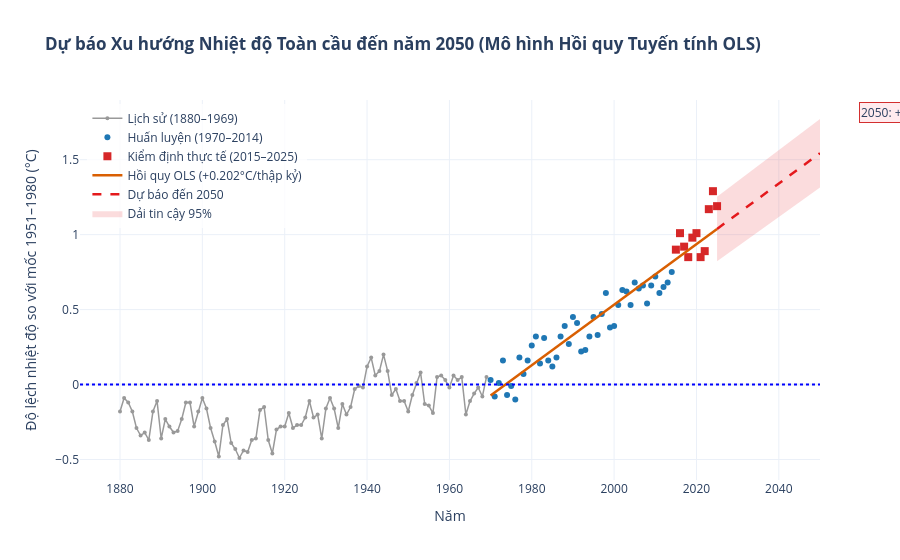

This figure's notebook cell:
### Markdown cell above
#### 6. Mô hình Hồi quy Tuyến tính (Linear Regression) & Dự báo Xu hướng đến năm 2050
Theo yêu cầu của Barem chấm điểm đồ án (Mục 3: Phân tích Insight & Dự báo) và tài liệu đặc tả dự án:
- Áp dụng thuật toán **Hồi quy Tuyến tính (OLS)**: $\text{temperature\_anomaly} = \alpha + \beta \times \text{year}$.
- Giai đoạn phân tích trọng tâm: **1970 – 2025** (thời kỳ hiện đại có gia tốc ấm lên mạnh mẽ).
- Phân chia Train / Test: **Train (1970–2014)** và **Test (2015–2025)** để kiểm định ngoài mẫu.
- Đánh giá mô hình bằng các chỉ số khoa học: $R^2$ (Hệ số xác định), **MAE** (Sai số tuyệt đối trung bình), **RMSE** (Căn bậc hai sai số toàn phương trung bình), và **Độ dốc (Slope)** (°C/thập kỷ).
- Dự báo ngoại suy xu hướng đến **năm 2050** kèm **Dải tin cậy 95% (Prediction Interval Band)**.
- Xuất biểu đồ tĩnh (`06_du_bao_hoi_quy_tuyen_tinh.png`) và biểu đồ Plotly tương tác (`06_du_bao_hoi_quy_tuyen_tinh.html`).

### Code cell
# 1. Chuẩn bị dữ liệu mô hình hồi quy tuyến tính
df_mod = df_nasa_final[df_nasa_final['year'] >= 1970].copy()
train = df_mod[df_mod['year'] <= 2014]
test = df_mod[df_mod['year'] >= 2015]

# 2. Huấn luyện mô hình trên tập Train (1970–2014)
lr_train = LinearRegression()
lr_train.fit(train[['year']], train['temperature_anomaly'])
test_pred = lr_train.predict(test[['year']])
test_mae = mean_absolute_error(test['temperature_anomaly'], test_pred)
test_rmse = np.sqrt(mean_squared_error(test['temperature_anomaly'], test_pred))

# 3. Huấn luyện mô hình trên toàn chuỗi hiện đại (1970–2025)
lr_full = LinearRegression()
lr_full.fit(df_mod[['year']], df_mod['temperature_anomaly'])
full_pred = lr_full.predict(df_mod[['year']])
full_r2 = r2_score(df_mod['temperature_anomaly'], full_pred)
full_mae = mean_absolute_error(df_mod['temperature_anomaly'], full_pred)
full_rmse = np.sqrt(mean_squared_error(df_mod['temperature_anomaly'], full_pred))
slope_decade = lr_full.coef_[0] * 10

# 4. Ngoại suy dự báo xu hướng đến năm 2050
future_years = np.arange(2025, 2051)
future_df = pd.DataFrame({'year': future_years})
future_pred = lr_full.predict(future_df)

# Tính dải tin cậy 95% (Prediction Interval)
residuals = df_mod['temperature_anomaly'] - full_pred
dof = len(df_mod) - 2
s_err = np.sqrt(np.sum(residuals**2) / dof)
x_mean = df_mod['year'].mean()
ss_x = np.sum((df_mod['year'] - x_mean)**2)
pi = 1.96 * s_err * np.sqrt(1 + 1 / len(df_mod) + (future_years - x_mean)**2 / ss_x)
upper_pi = future_pred + pi
lower_pi = future_pred - pi

# --- VẼ BIỂU ĐỒ TĨNH MATPLOTLIB ---
plt.figure(figsize=(12, 6))
pre = df_nasa_final[df_nasa_final['year'] < 1970]
plt.plot(pre['year'], pre['temperature_anomaly'], color='#999999', alpha=0.6, label='Lịch sử (1880–1969)')
plt.scatter(train['year'], train['temperature_anomaly'], color='#1f77b4', s=25, alpha=0.8, label='Huấn luyện (1970–2014)')
plt.scatter(test['year'], test['temperature_anomaly'], color='#d62728', s=35, marker='s', label='Kiểm định thực tế (2015–2025)')
plt.plot(df_mod['year'], full_pred, color='#d95f02', linewidth=2.5, label=f'Đường hồi quy OLS (+{slope_decade:.3f}°C/thập kỷ)')
plt.plot(future_years, future_pred, color='#e41a1c', linestyle='--', linewidth=2.5, label='Dự báo xu hướng đến 2050')
plt.fill_between(future_years, lower_pi, upper_pi, color='#e41a1c', alpha=0.15, label='Dải tin cậy 95%')
plt.axhline(0, color='blue', linestyle=':', linewidth=1, label='Baseline 1951–1980 (0°C)')

plt.title('Dự báo Xu hướng Nhiệt độ Toàn cầu đến năm 2050 (Mô hình Hồi quy Tuyến tính OLS)', fontsize=13, fontweight='bold')
plt.xlabel('Năm', fontsize=11)
plt.ylabel('Độ lệch nhiệt độ so với mốc 1951–1980 (°C)', fontsize=11)

metrics_text = (
    f'Chỉ số Đánh giá Mô hình (1970–2025):\n'
    f'• R² = {full_r2:.4f}\n'
    f'• MAE = {full_mae:.4f}°C\n'
    f'• RMSE = {full_rmse:.4f}°C\n'
    f'• Tốc độ tăng: +{slope_decade:.3f}°C / thập kỷ\n'
    f'• Kiểm định Test (2015–2025):\n'
    f'  RMSE = {test_rmse:.4f}°C | MAE = {test_mae:.4f}°C\n'
    f'• Dự báo 2050: +{future_pred[-1]:.2f}°C (CI: [{lower_pi[-1]:.2f}, {upper_pi[-1]:.2f}]°C)'
)
plt.gca().text(
    0.02, 0.95, metrics_text, transform=plt.gca().transAxes, fontsize=9.5,
    verticalalignment='top',
    bbox=dict(boxstyle='round,pad=0.5', facecolor='#f8f9fa', edgecolor='#cccccc', alpha=0.9)
)
plt.legend(loc='lower right', framealpha=0.9)
plt.grid(True, linestyle='--', alpha=0.4)
plt.tight_layout()
plt.savefig('../../eda/duc/bieu_do_tinh/06_du_bao_hoi_quy_tuyen_tinh.png', dpi=300)
plt.show()

# --- VẼ BIỂU ĐỒ TƯƠNG TÁC PLOTLY ---
fig_reg = go.Figure()
fig_reg.add_trace(go.Scatter(
    x=pre['year'], y=pre['temperature_anomaly'],
    mode='lines+markers', name='Lịch sử (1880–1969)',
    line=dict(color='#999999', width=1.5), marker=dict(size=4, color='#999999'),
    hovertemplate='Năm %{x}: %{y:.3f}°C<extra></extra>'
))
fig_reg.add_trace(go.Scatter(
    x=train['year'], y=train['temperature_anomaly'],
    mode='markers', name='Huấn luyện (1970–2014)',
    marker=dict(size=6, color='#1f77b4'),
    hovertemplate='Năm %{x}: %{y:.3f}°C (Train)<extra></extra>'
))
fig_reg.add_trace(go.Scatter(
    x=test['year'], y=test['temperature_anomaly'],
    mode='markers', name='Kiểm định thực tế (2015–2025)',
    marker=dict(size=8, symbol='square', color='#d62728'),
    hovertemplate='Năm %{x}: %{y:.3f}°C (Test)<extra></extra>'
))
fig_reg.add_trace(go.Scatter(
    x=df_mod['year'], y=full_pred,
    mode='lines', name=f'Hồi quy OLS (+{slope_decade:.3f}°C/thập kỷ)',
    line=dict(color='#d95f02', width=2.5), 
    hovertemplate='Hồi quy %{x}: %{y:.3f}°C<extra></extra>'
))
fig_reg.add_trace(go.Scatter(
    x=future_years, y=future_pred,
    mode='lines', name='Dự báo đến 2050',
    line=dict(color='#e41a1c', width=2.5, dash='dash'),
    hovertemplate='Dự báo %{x}: %{y:.3f}°C<extra></extra>'
))
fig_reg.add_trace(go.Scatter(
    x=np.concatenate([future_years, future_years[::-1]]),
    y=np.concatenate([upper_pi, lower_pi[::-1]]),
    fill='toself', fillcolor='rgba(228, 26, 28, 0.15)',
    line=dict(color='rgba(255,255,255,0)'),
    hoverinfo='skip', showlegend=True, name='Dải tin cậy 95%'
))
fig_reg.add_hline(y=0, line_dash='dot', line_color='blue', annotation_text='Baseline 1951–1980 (0°C)')

fig_reg.update_layout(
    title='<b>Dự báo Xu hướng Nhiệt độ Toàn cầu đến năm 2050 (Mô hình Hồi quy Tuyến tính OLS)</b>',
    xaxis_title='Năm',
    yaxis_title='Độ lệch nhiệt độ so với mốc 1951–1980 (°C)',
    template='plotly_white',
    hovermode='x unified',
    legend=dict(yanchor='top', y=0.99, xanchor='left', x=0.01, bgcolor='rgba(255,255,255,0.8)'),
    annotations=[dict(
        x=2050, y=future_pred[-1],
        text=f'2050: +{future_pred[-1]:.2f}°C',
        showarrow=True, arrowhead=2, ax=-40, ay=-30,
        bgcolor='#ffebee', bordercolor='#d32f2f'
    )]
)
fig_reg.write_html('../../eda/duc/bieu_do_tuong_tac/06_du_bao_hoi_quy_tuyen_tinh.html', include_plotlyjs='cdn')
fig_reg.show()

### Figure 1 — Plotly figure (JSON) as saved in the notebook; plotly's stock layout.template omitted (floating-point values rounded to 4 significant figures)
{"data": [{"hovertemplate": "Năm %{x}: %{y:.3f}°C<extra></extra>", "line": {"color": "#999999", "width": 1.5}, "marker": {"color": "#999999", "size": 4}, "mode": "lines+markers", "name": "Lịch sử (1880–1969)", "type": "scatter", "x": [1880, 1881, 1882, 1883, 1884, 1885, 1886, 1887, 1888, 1889, 1890, 1891, 1892, 1893, 1894, 1895, 1896, 1897, 1898, 1899, 1900, 1901, 1902, 1903, 1904, 1905, 1906, 1907, 1908, 1909, 1910, 1911, 1912, 1913, 1914, 1915, 1916, 1917, 1918, 1919, 1920, 1921, 1922, 1923, 1924, 1925, 1926, 1927, 1928, 1929, 1930, 1931, 1932, 1933, 1934, 1935, 1936, 1937, 1938, 1939, 1940, 1941, 1942, 1943, 1944, 1945, 1946, 1947, 1948, 1949, 1950, 1951, 1952, 1953, 1954, 1955, 1956, 1957, 1958, 1959, 1960, 1961, 1962, 1963, 1964, 1965, 1966, 1967, 1968, 1969], "y": [-0.18, -0.09, -0.12, -0.18, -0.29, -0.34, -0.32, -0.37, -0.18, -0.11, -0.36, -0.23, -0.28, -0.32, -0.31, -0.23, -0.12, -0.12, -0.28, -0.18, -0.09, -0.16, -0.29, -0.38, -0.48, -0.27, -0.23, -0.39, -0.43, -0.49, -0.44, -0.45, -0.37, -0.36, -0.17, -0.15, -0.37, -0.46, -0.3, -0.28, -0.28, -0.19, -0.29, -0.27, -0.27, -0.22, -0.11, -0.22, -0.2, -0.36, -0.16, -0.09, -0.16, -0.29, -0.13, -0.2, -0.15, -0.03, -0.01, -0.02, 0.12, 0.18, 0.06, 0.09, 0.2, 0.09, -0.07, -0.03, -0.11, -0.11, -0.18, -0.07, 0.01, 0.08, -0.13, -0.14, -0.19, 0.05, 0.06, 0.03, -0.02, 0.06, 0.03, 0.05, -0.2, -0.11, -0.06, -0.02, -0.08, 0.05]}, {"hovertemplate": "Năm %{x}: %{y:.3f}°C (Train)<extra></extra>", "marker": {"color": "#1f77b4", "size": 6}, "mode": "markers", "name": "Huấn luyện (1970–2014)", "type": "scatter", "x": [1970, 1971, 1972, 1973, 1974, 1975, 1976, 1977, 1978, 1979, 1980, 1981, 1982, 1983, 1984, 1985, 1986, 1987, 1988, 1989, 1990, 1991, 1992, 1993, 1994, 1995, 1996, 1997, 1998, 1999, 2000, 2001, 2002, 2003, 2004, 2005, 2006, 2007, 2008, 2009, 2010, 2011, 2012, 2013, 2014], "y": [0.03, -0.08, 0.01, 0.16, -0.07, -0.01, -0.1, 0.18, 0.07, 0.16, 0.26, 0.32, 0.14, 0.31, 0.16, 0.12, 0.18, 0.32, 0.39, 0.27, 0.45, 0.41, 0.22, 0.23, 0.32, 0.45, 0.33, 0.47, 0.61, 0.38, 0.39, 0.53, 0.63, 0.62, 0.53, 0.68, 0.64, 0.66, 0.54, 0.66, 0.72, 0.61, 0.65, 0.68, 0.75]}, {"hovertemplate": "Năm %{x}: %{y:.3f}°C (Test)<extra></extra>", "marker": {"color": "#d62728", "size": 8, "symbol": "square"}, "mode": "markers", "name": "Kiểm định thực tế (2015–2025)", "type": "scatter", "x": [2015, 2016, 2017, 2018, 2019, 2020, 2021, 2022, 2023, 2024, 2025], "y": [0.9, 1.01, 0.92, 0.85, 0.98, 1.01, 0.85, 0.89, 1.17, 1.29, 1.19]}, {"hovertemplate": "Hồi quy %{x}: %{y:.3f}°C<extra></extra>", "line": {"color": "#d95f02", "width": 2.5}, "mode": "lines", "name": "Hồi quy OLS (+0.202°C/thập kỷ)", "type": "scatter", "x": [1970, 1971, 1972, 1973, 1974, 1975, 1976, 1977, 1978, 1979, 1980, 1981, 1982, 1983, 1984, 1985, 1986, 1987, 1988, 1989, 1990, 1991, 1992, 1993, 1994, 1995, 1996, 1997, 1998, 1999, 2000, 2001, 2002, 2003, 2004, 2005, 2006, 2007, 2008, 2009, 2010, 2011, 2012, 2013, 2014, 2015, 2016, 2017, 2018, 2019, 2020, 2021, 2022, 2023, 2024, 2025], "y": [-0.07248, -0.05229, -0.03209, -0.0119, 0.008295, 0.02849, 0.04868, 0.06888, 0.08907, 0.1093, 0.1295, 0.1497, 0.1698, 0.19, 0.2102, 0.2304, 0.2506, 0.2708, 0.291, 0.3112, 0.3314, 0.3516, 0.3718, 0.392, 0.4122, 0.4324, 0.4526, 0.4728, 0.493, 0.5131, 0.5333, 0.5535, 0.5737, 0.5939, 0.6141, 0.6343, 0.6545, 0.6747, 0.6949, 0.7151, 0.7353, 0.7555, 0.7757, 0.7959, 0.8161, 0.8363, 0.8564, 0.8766, 0.8968, 0.917, 0.9372, 0.9574, 0.9776, 0.9978, 1.018, 1.038]}, {"hovertemplate": "Dự báo %{x}: %{y:.3f}°C<extra></extra>", "line": {"color": "#e41a1c", "dash": "dash", "width": 2.5}, "mode": "lines", "name": "Dự báo đến 2050", "type": "scatter", "x": [2025, 2026, 2027, 2028, 2029, 2030, 2031, 2032, 2033, 2034, 2035, 2036, 2037, 2038, 2039, 2040, 2041, 2042, 2043, 2044, 2045, 2046, 2047, 2048, 2049, 2050], "y": [1.038, 1.058, 1.079, 1.099, 1.119, 1.139, 1.159, 1.18, 1.2, 1.22, 1.24, 1.26, 1.281, 1.301, 1.321, 1.341, 1.361, 1.381, 1.402, 1.422, 1.442, 1.462, 1.482, 1.503, 1.523, 1.543]}, {"fill": "toself", "fillcolor": "rgba(228, 26, 28, 0.15)", "hoverinfo": "skip", "line": {"color": "rgba(255,255,255,0)"}, "name": "Dải tin cậy 95%", "showlegend": true, "type": "scatter", "x": [2025, 2026, 2027, 2028, 2029, 2030, 2031, 2032, 2033, 2034, 2035, 2036, 2037, 2038, 2039, 2040, 2041, 2042, 2043, 2044, 2045, 2046, 2047, 2048, 2049, 2050, 2050, 2049, 2048, 2047, 2046, 2045, 2044, 2043, 2042, 2041, 2040, 2039, 2038, 2037, 2036, 2035, 2034, 2033, 2032, 2031, 2030, 2029, 2028, 2027, 2026, 2025], "y": [1.253, 1.274, 1.294, 1.315, 1.336, 1.356, 1.377, 1.398, 1.418, 1.439, 1.46, 1.48, 1.501, 1.522, 1.543, 1.563, 1.584, 1.605, 1.626, 1.646, 1.667, 1.688, 1.709, 1.73, 1.751, 1.771, 1.315, 1.295, 1.276, 1.256, 1.236, 1.217, 1.197, 1.178, 1.158, 1.139, 1.119, 1.099, 1.08, 1.06, 1.04, 1.021, 1.001, 0.9812, 0.9615, 0.9418, 0.922, 0.9023, 0.8825, 0.8627, 0.8429, 0.8231]}], "layout": {"annotations": [{"arrowhead": 2, "ax": -40, "ay": -30, "bgcolor": "#ffebee", "bordercolor": "#d32f2f", "showarrow": true, "text": "2050: +1.54°C", "x": 2050, "xanchor": "right", "xref": "x domain", "y": 1.543, "yanchor": "bottom", "yref": "y"}], "hovermode": "x unified", "legend": {"bgcolor": "rgba(255,255,255,0.8)", "x": 0.01, "xanchor": "left", "y": 0.99, "yanchor": "top"}, "shapes": [{"line": {"color": "blue", "dash": "dot"}, "type": "line", "x0": 0, "x1": 1, "xref": "x domain", "y0": 0, "y1": 0, "yref": "y"}], "title": {"text": "<b>Dự báo Xu hướng Nhiệt độ Toàn cầu đến năm 2050 (Mô hình Hồi quy Tuyến tính OLS)</b>"}, "xaxis": {"title": {"text": "Năm"}}, "yaxis": {"title": {"text": "Độ lệch nhiệt độ so với mốc 1951–1980 (°C)"}}}}
